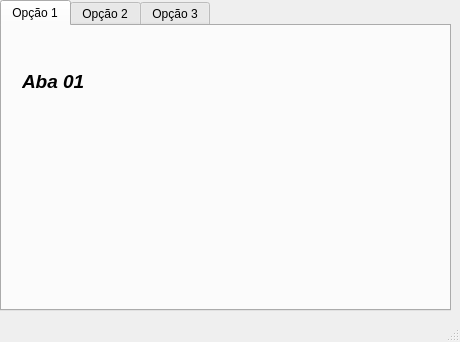
<?xml version="1.0" encoding="UTF-8"?>
<ui version="4.0">
 <class>MainWindow</class>
 <widget class="QMainWindow" name="MainWindow">
  <property name="geometry">
   <rect>
    <x>0</x>
    <y>0</y>
    <width>460</width>
    <height>342</height>
   </rect>
  </property>
  <property name="windowTitle">
   <string>MainWindow</string>
  </property>
  <widget class="QWidget" name="centralwidget">
   <widget class="QTabWidget" name="tabWidget">
    <property name="geometry">
     <rect>
      <x>0</x>
      <y>0</y>
      <width>451</width>
      <height>311</height>
     </rect>
    </property>
    <property name="currentIndex">
     <number>0</number>
    </property>
    <widget class="QWidget" name="tab_1">
     <attribute name="title">
      <string>Opção 1</string>
     </attribute>
     <widget class="QLabel" name="label">
      <property name="geometry">
       <rect>
        <x>20</x>
        <y>0</y>
        <width>91</width>
        <height>111</height>
       </rect>
      </property>
      <property name="font">
       <font>
        <pointsize>14</pointsize>
        <weight>75</weight>
        <italic>true</italic>
        <bold>true</bold>
        <underline>false</underline>
       </font>
      </property>
      <property name="text">
       <string>Aba 01</string>
      </property>
     </widget>
    </widget>
    <widget class="QWidget" name="tab_2">
     <attribute name="title">
      <string>Opção 2</string>
     </attribute>
     <widget class="QLabel" name="label_2">
      <property name="geometry">
       <rect>
        <x>20</x>
        <y>0</y>
        <width>91</width>
        <height>111</height>
       </rect>
      </property>
      <property name="font">
       <font>
        <pointsize>14</pointsize>
        <weight>75</weight>
        <italic>true</italic>
        <bold>true</bold>
        <underline>false</underline>
       </font>
      </property>
      <property name="text">
       <string>Aba 02</string>
      </property>
     </widget>
    </widget>
    <widget class="QWidget" name="tab_3">
     <attribute name="title">
      <string>Opção 3</string>
     </attribute>
     <widget class="QLabel" name="label_3">
      <property name="geometry">
       <rect>
        <x>20</x>
        <y>0</y>
        <width>91</width>
        <height>111</height>
       </rect>
      </property>
      <property name="font">
       <font>
        <pointsize>14</pointsize>
        <weight>75</weight>
        <italic>true</italic>
        <bold>true</bold>
        <underline>false</underline>
       </font>
      </property>
      <property name="text">
       <string>Aba 03</string>
      </property>
     </widget>
    </widget>
   </widget>
  </widget>
  <widget class="QMenuBar" name="menubar">
   <property name="geometry">
    <rect>
     <x>0</x>
     <y>0</y>
     <width>460</width>
     <height>21</height>
    </rect>
   </property>
  </widget>
  <widget class="QStatusBar" name="statusBar"/>
 </widget>
 <resources/>
 <connections/>
</ui>
